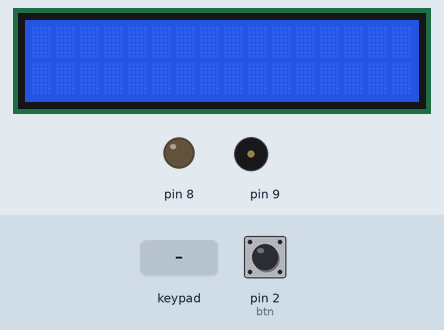
The sketch below on a simulated Arduino Mega 2560, built with avr-gcc and run on an emulated ATmega2560. On the bench: 16×2 character LCD, output pins drawn as LEDs (lit = HIGH), buzzer (waves = sounding). The test bench sets the inputs (shaded band); at power-on: pin 2 (btn) HIGH. Random numbers use the default seed unless the sketch sets one; what the sketch prints to the serial monitor is not drawn.

Above: at 1.2 s.
1.3 s: key '1' pressed
At 2.9 s:
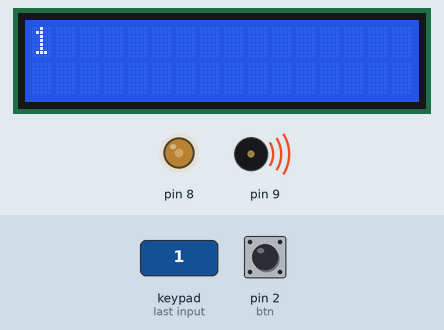
At 3.5 s:
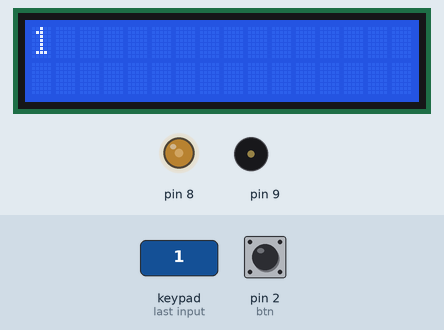
4.3 s: keypad keys 3 7 3 5 3 3 3 1 pressed 0.4 s apart
At 7.6 s:
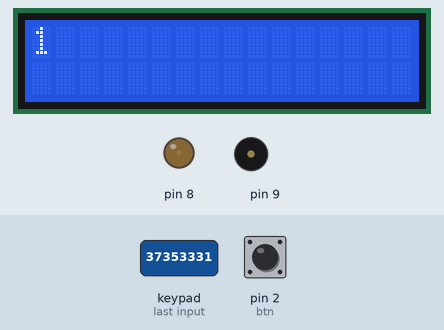
Timing chart, 0 to 16.6 s (numbered marks = the images above; inputs shaded):
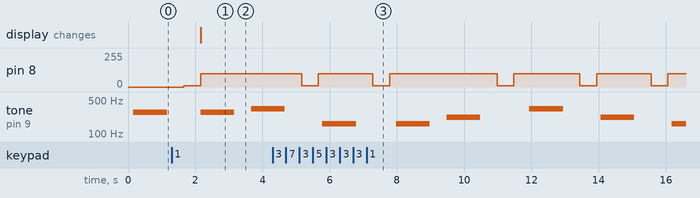

Measured:
- after the input at 1.3 s, tone on pin 9: silent → 277 Hz after 0.87 s, → silent 1.0 s later, → 329 Hz 0.50 s later; the display: changes after 0.87 s (image 1)

The sketch:

Final_Project.ino
```cpp
#include <LiquidCrystal.h>
#include <Keypad.h>

const byte ROWS = 4; //keypad
const byte COLS = 4; //keypad
const int pResistor = A0; //photoresistor pin
const float blue = 329.6276; //frequency played for blue LED
const float yellow = 277.1826; //frequency played for yellow LED
const float red = 220.0000; //frequency played for red LED
const float green = 164.8138; //frequency played for green LED
const int rs = 22, en = 24, d4 = 4, d5 = 5, d6 = 6, d7 = 7; //lcd pins
LiquidCrystal lcd(rs, en, d4, d5, d6, d7);

int value; //photoresistor
int randomNumber; //used to generate list of random numbers
int btn = 2; //hardware interrupt button
int pattern[1000]; //the total pattern of lights to be displayed
int current[1000]; //the current pattern
int sound = 1; //determines whether or not sound will be played

volatile int state = LOW;

char hexaKeys[ROWS][COLS] = {
  {'1', '2', '3', 'A'},
  {'4', '5', '6', 'B'},
  {'7', '8', '9', 'C'},
  {'*', '0', '#', 'D'}
}; //keypad
char customKey; //keypad

byte rowPins[ROWS] = {37, 35, 33, 31}; //keypad
byte colPins[COLS] = {29, 27, 25, 23}; //keypad

Keypad customKeypad = Keypad(makeKeymap(hexaKeys), rowPins, colPins, ROWS, COLS); //keypad

void setup(){
  lcd.begin(16, 2);
  pinMode(pResistor, INPUT);
  pinMode(btn, INPUT_PULLUP); //hardware interrupt button
  Serial.begin(9600);
  attachInterrupt(digitalPinToInterrupt(btn), interrupt, RISING);
  randomSeed(analogRead(A9)); //used to generate list of random numbers

  value = analogRead(pResistor); //photoresistor
  value = map(value, 0, 1024, 0, 100);
  if (value < 20) {
    sound = 0; //sound off
  }
  else {
    sound = 1; //sound on
  }
}


void loop(){
  for (int i=0; i<1000; i++) {
    randomNumber = random(1,5);
    pattern[i] = randomNumber;
  } //generates random list of numbers and assigns those numbers to an array
  for (int j=0; j<1000; j++) {
     current[j] = pattern[j]; //adds next value to from the pattern list to the current list
     for (int k=0; k<=j; k++) {
      if (current[k]==4 and sound==1) { //checks what sound to play and what LED to light
        digitalWrite(10, HIGH);
        tone(9, blue, 1000);
        delay(1000);
        digitalWrite(10, LOW);
      }
      else if (current[k]==1 and sound==1) {
        digitalWrite(13, HIGH);
        tone(9, yellow, 1000);
        delay(1000);
        digitalWrite(13, LOW);
      }
      else if (current[k]==2 and sound==1) {
        digitalWrite(12, HIGH);
        tone(9, red, 1000);
        delay(1000);
        digitalWrite(12, LOW);
      }
      else if (current[k]==3 and sound==1) {
        digitalWrite(11, HIGH);
        tone(9, green, 1000);
        delay(1000);
        digitalWrite(11, LOW);
      }
      else if (current[k]==4 and sound==0) {
        digitalWrite(10, HIGH);
        delay(1000);
        digitalWrite(10, LOW);
      }
      else if (current[k]==1 and sound==0) {
        digitalWrite(13, HIGH);
        delay(1000);
        digitalWrite(13, LOW);
      }
      else if (current[k]==2 and sound==0) {
        digitalWrite(12, HIGH);
        delay(1000);
        digitalWrite(12, LOW);
      }
      else if (current[k]==3 and sound==0) {
        digitalWrite(11, HIGH);
        delay(1000);
        digitalWrite(11, LOW);
      }
      delay(500);
     }
     analogWrite(8, 10);
     delay(500);
     analogWrite(8, 100); //status LED signalling when input can begin
     for (int l=0; l<=j; l++) {
      int user = input();
      if (user!=current[l]){ //checks if input matches the pattern
        Serial.println("You lose!");
        return;
      }
      else {
        Serial.println("True");
      }
     }
     score(j); //prints updated score on the LCD
  }
}

void interrupt() {
  Serial.println("The hardware interrupt works");
}

int input() {
  while(1) {
    customKey = customKeypad.getKey();
    switch (customKey){ //check which key was pressed
      case 49:
        return 1;
        break;
      case 50:
        return 2;
        break;
      case 51:
        return 3;
        break;
      case 52:
        return 4;
        break;
    }
  }
}

void score(int num){
  num = num+1;
  lcd.clear();
  lcd.print(num);
}
```
